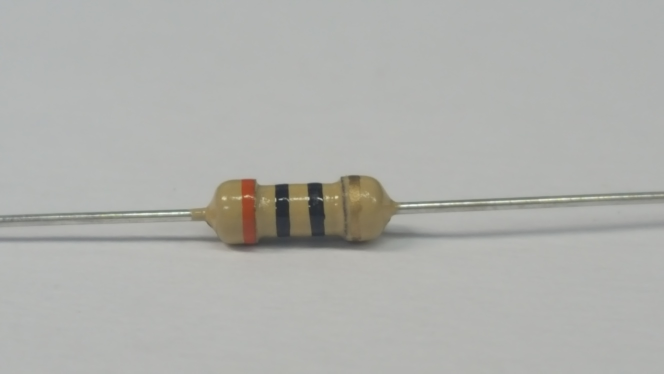
#> input picture 0.jpg, 1328 x 747 px (shown at 1/2 size)
$ python -i 'resistor_detect_new_logic copy.py'   (imports and definitions only)
#> lines starting #> are read from the running program, lines starting #| are printed output that depends on the picture
#> further down, picture is the input picture: shape (747, 1328, 3); mean B, G, R 172.5, 176.1, 175.3
import cv2
import numpy as np
from time import sleep
from inference_sdk import InferenceHTTPClient
import pickle

# Initialize the Roboflow client
# [4 lines that did not run here, left out]

model_path = 'segmented_bands/color_knn_model.pkl'
# [2 lines not run here, left out]

# Constants for red color bounds
RED_TOP_LOWER = (160, 30, 80)
RED_TOP_UPPER = (179, 255, 200)

lower_background = np.array([30, 0, 100])
upper_background = np.array([160, 255, 255])

# Define color bounds
COLOUR_BOUNDS = [
    [(0, 0, 0), (179, 255, 75), "BLACK", 0, (255, 255, 0)],
    [(0, 0, 0), (92, 255, 100), "BROWN", 1, (0, 255, 102)],
    [(148, 95, 99), (177, 158, 125), "RED", 2, (128, 0, 128)],
    [(5, 101, 0), (70, 195, 149), "ORANGE", 3, (0, 128, 255)],
    [(22, 103, 164), (35, 255, 255), "YELLOW", 4, (0, 255, 255)],
    [(30, 76, 89), (87, 255, 184), "GREEN", 5, (0, 255, 0)],
    [(113, 40, 82), (125, 255, 255), "BLUE", 6, (255, 0, 0)],
    [(130, 40, 100), (140, 250, 220), "PURPLE", 7, (255, 0, 127)],
    [(0, 0, 0), (0, 0, 0), "GRAY", 8, (128, 128, 128)],
    [(0, 0, 0), (0, 0, 0), "WHITE", 9, (255, 255, 255)],  # Ignored for now
    [(0, 0, 0), (0, 0, 0), "GOLD", 10, (0, 215, 255)],
    [(0, 0, 0), (0, 0, 50), "SILVER", 11, (192, 192, 192)]
]

tolerance_codes = {
    1: "±1%",  # Brown
    2: "±2%",  # Red
    3: "±0.05",  # Orange
    4: "±0.02",  # Yellow
    5: "±0.5%",  # Green
    6: "±0.25%",  # Blue
    7: "±0.1%",  # Purple
    8: "±0.01",  # Gray

    10: "5%",  # Gold
    11: "10%"  # Silver
}

# [126 lines left out: functions load_and_detect_resistors, crop_resistor, compute_vertical_medians, validContour, printResult, not called in this run]

def preprocess_image(cropped_img):
    hsv_img = cv2.cvtColor(cropped_img, cv2.COLOR_BGR2HSV)
#> hsv_img: shape (747, 1328, 3); mean H, S, V 49.9, 7.8, 176.8
    h, s, v = cv2.split(hsv_img)
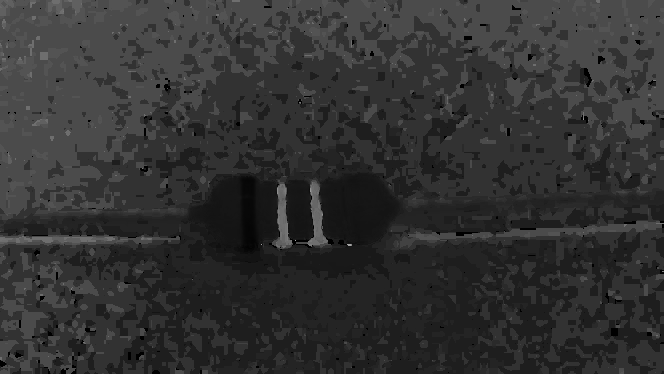
#> h: shape (747, 1328) (shown at 1/2 size); min 0, max 173, mean 49.9
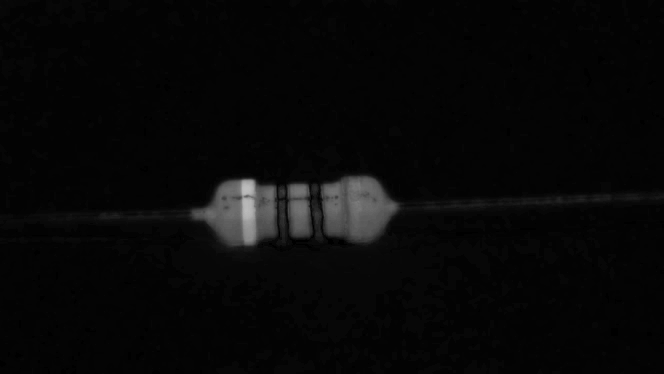
#> s: shape (747, 1328) (shown at 1/2 size); min 0, max 189, mean 7.8
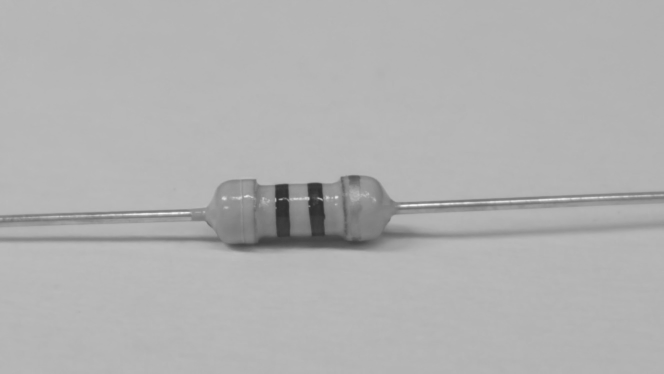
#> v: shape (747, 1328) (shown at 1/2 size); min 43, max 253, mean 176.8
    h_filtered = cv2.bilateralFilter(h, 9, 75, 75)
    s_filtered = cv2.bilateralFilter(s, 9, 75, 75)
    v_filtered = cv2.bilateralFilter(v, 9, 75, 75)
    v[v > 180] = 180  # Threshold highlights
    filtered_hsv = cv2.merge([h_filtered, s_filtered, v_filtered])
#> filtered_hsv: shape (747, 1328, 3); mean H, S, V 50, 7.8, 176.8
    return cv2.cvtColor(filtered_hsv, cv2.COLOR_HSV2BGR)


# Function to extract features (average color)
# [32 lines left out: functions extract_features, predict_color, findBands, not called in this run]


def display_images(images, titles):
    for img, title in zip(images, titles):
        cv2.imwrite(f"{title}.jpg", img)

# [26 lines left out: function main, not called in this run]

# [1 line not run here, left out]

>>> import cv2
>>> picture = cv2.imread('0.jpg')
>>> result = preprocess_image(picture)
